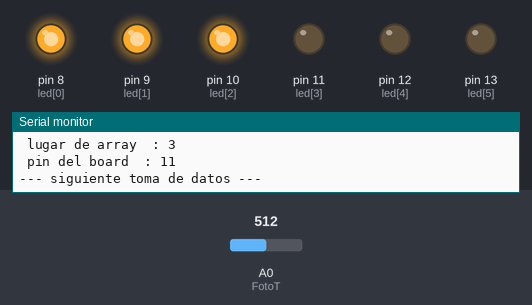
Bench run of a sketch on a simulated Arduino Uno, built with avr-gcc and run on an emulated ATmega328P. On the bench: output pins drawn as LEDs (lit = HIGH), the last lines printed to the serial monitor. The inputs (shaded band) are chosen by the test bench; at power-on: A0 (FotoT) = 512.

Above: at 1.3 s.
1.4 s: A0 (FotoT) set to 523
At 2.5 s:
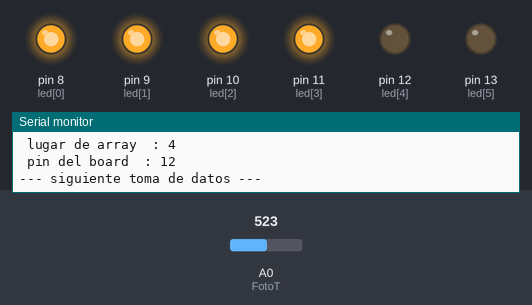
3.2 s: A0 (FotoT) set to 671
6.4 s: A0 (FotoT) set to 691
At 7.3 s:
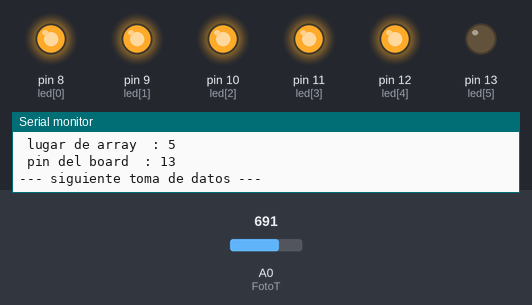
8.3 s: A0 (FotoT) set to 839
11.5 s: A0 (FotoT) set to 873
At 13.2 s:
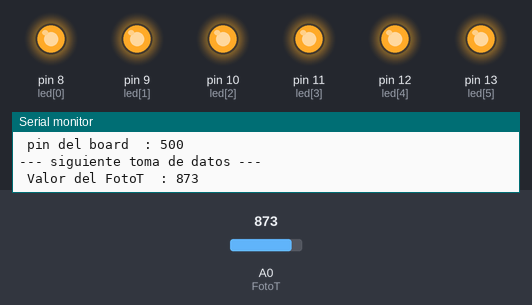
13.5 s: A0 (FotoT) set to 306
At 14.2 s:
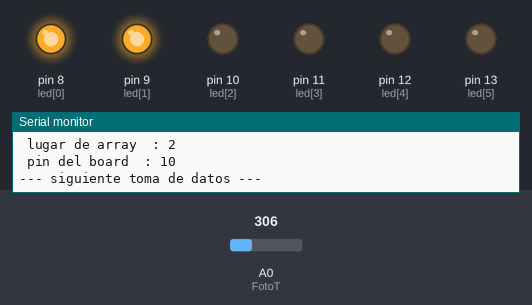
Timing chart, 0 to 16.2 s (numbered marks = the images above; inputs shaded):
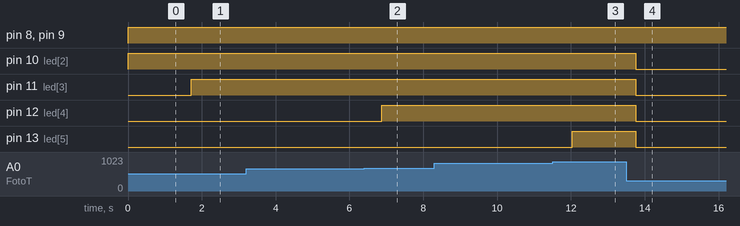

The sketch:

analogRead_06_IR.ino
```cpp
/*                                     +  -                                         +  -
                                       *  *    *  *  *  *  *       *  *  *  *  *    *  *
                                       *  *    *  *  *  *  *       *  *  +-----+    *  *
                                       *  * +----[PWR]-------------------| USB |--+ *  *
                                       *  * |                            +-----+  | *  *
                                       *  * |         GND/RST2  [ ][ ]            | *  *
                                       *  * |       MOSI2/SCK2  [ ][ ]  A5/SCL[ ] | *  *
                                       *  * |          5V/MISO2 [ ][ ]  A4/SDA[ ] | *  *
                                       *  * |                             AREF[ ] | *  *
                                       *  * |                              GND[ ] | *  *
                                       *  * | [ ]N/C                    SCK/13[0] |------------------------\
                                       *  * | [ ]IOREF                 MISO/12[0] |-----------------------\|
                                       *  * | [ ]RST                   MOSI/11[0]~|----------------------\||
                                       *  * | [ ]3V3    +---+               10[0]~|---------------------\|||
                                       0------[0]5v    -| A |-               9[0]~|--------------------\||||
                                       *  * | [ ]GND   -| R |-               8[0] |-------------------\|||||
                                       *  0---[0]GND   -| D |-                    | *  *              ||||||
                                       *  * | [ ]Vin   -| U |-               7[ ] | *  *              ||||||
                                       *  * |          -| I |-               6[ ]~| *  *              ||||||
                /---------------------------| [0]A0    -| N |-               5[ ]~| *  *              ||||||
                |                      *  * | [ ]A1    -| O |-               4[ ] | *  *              ||||||
                |                      *  * | [ ]A2     +---+           INT1/3[ ]~| *  *              ||||||
                |                      *  * | [ ]A3                     INT0/2[ ] | *  *              ||||||
                |                      *  * | [ ]A4/SDA   RST SCK MISO    TX>1[ ] | *  *              ||||||
                |                      *  * | [ ]A5/SCL   [ ] [ ] [ ]     RX<0[ ] | *  *              ||||||
                |                      *  * |             [ ] [ ] [ ]             | *  *              ||||||
                |                      *  * |  UNO_R3     GND MOSI 5V ____________/ *  *              ||||||
                |                      *  * \________________________/              *  *              ||||||
                |                                                                                     ||||||
                |                      *  *    *  *  *  *  *       *  *  *  *  *    *  *              ||||||
                |                      *  *    *  *  *  *  *       *  *  *  *  *    *  *              ||||||
                |                      *  *    *  *  *  *  *       *  *  *  *  *    *  *              ||||||
                |                      *  *    *  *  *  *  *       *  *  *  *  *    *  *              ||||||
                |                      *  *    *  *  *  *  *       *  *  *  *  *    *  *              ||||||
                |                          180 Ohms         IR LED                                    ||||||
                |                      *  0-ww-0  *  *  *  0--|>|--0  *  *  *  0----0  *              ||||||
                |                      *  *    *  *  *  *  *       *  *  *  *  *    *  *              ||||||
                |                          1 kOhm      FotoTransistos                                 ||||||
                |                      *  0-ww-0  *  *  0  0---Y---0  *  *  *  0----0  *              ||||||
                \---------------------------------------/    pin A0                                   ||||||
                                       *  *    *  *  *  *  *       *  *  *  *  *    *  *              ||||||
                                       *  *    *  *  *  *  *       *  *  *  *  *    *  *              ||||||
                                       *  *    *  *  *  *  *       *  *  *  *  *    *  *              ||||||
                                       *  *    *  *  *  *  *       *  *  *  *  *    *  *              ||||||
                                       *  *    *  *  *  *  *       *  *  *  *  *    *  *              ||||||
                                          220 Ohm            Led 1              /--------------------/ ||||| pin 8
                                       *  0-ww-0  *  *  *  0--|>|--0  *  *  *  0    *  *               |||||
                                                                                                       |||||
                                       *  *    *  *  *  *  *       *  *  *  *  *    *  *               |||||
                                          220 Ohm            Led 2              /---------------------/ |||| pin 9
                                       *  0-ww-0  *  *  *  0--|>|--0  *  *  *  0    *  *                ||||
                                                                                                        ||||
                                       *  *    *  *  *  *  *       *  *  *  *  *    *  *                ||||
                                          220 Ohm            Led 3              /----------------------/ ||| pin 10
                                       *  0-ww-0  *  *  *  0--|>|--0  *  *  *  0    *  *                 |||
                                                                                                         |||
                                       *  *    *  *  *  *  *       *  *  *  *  *    *  *                 |||
                                          220 Ohm            Led 4              /-----------------------/ || pin 11
                                       *  0-ww-0  *  *  *  0--|>|--0  *  *  *  0    *  *                  ||
                                                                                                          ||
                                       *  *    *  *  *  *  *       *  *  *  *  *    *  *                  ||
                                          220 Ohm            Led 5              /------------------------/ | pin 12
                                       *  0-ww-0  *  *  *  0--|>|--0  *  *  *  0    *  *                   |
                                                                                                           |
                                       *  *    *  *  *  *  *       *  *  *  *  *    *  *                   |
                                          220 Ohm            Led 6              /-------------------------/  pin 13
                                       *  0-ww-0  *  *  *  0--|>|--0  *  *  *  0    *  *
                                       *  *    *  *  *  *  *       *  *  *  *  *    *  *
                                       *  *    *  *  *  *  *       *  *  *  *  *    *  *
									   *  0    *  *  *  *  *       *  *  *  *  *    *  0
										   \-------------------------------------------/ - GND
									   *  *    *  *  *  *  *       *  *  *  *  *    *  *
						   pin 5v      0  *    *  *  *  *  *       *  *  *  *  *    0  *
										\------------------------------------------/+ 5v

*/
int demora =  500;
int led[] = {8,9,10,11,12,13};
int FotoT = A0;
int pin =  0;
int cantidad_led = 0;
int ingresos_FotoT_a_ADC =0; //0 a 1024 conversos Analogico digital de 10 bit
int parametros_salida =0; //                  0 a 5 volt en 8 bits 0 a 255

void setup()
 {
  for (pin=0;pin<=5; pin++)
  {
    pinMode(led[pin],OUTPUT);
  }
  Serial.begin(9600);
  pinMode(FotoT,INPUT);
}

void loop()
{
  ingresos_FotoT_a_ADC = analogRead (FotoT);
  //                  tengo 6 leds por lo que el valor de 1024 en 6  = 170.66
  cantidad_led = ingresos_FotoT_a_ADC / 171;
  for (pin=0;pin<=5; pin++)
  {
    digitalWrite (led[pin],LOW);
  }


  for (pin=0;pin<=cantidad_led; pin++)
  {
    digitalWrite (led[pin],HIGH);
  }
    Serial.print(" Valor del FotoT  : ");
    Serial.println(ingresos_FotoT_a_ADC);
    Serial.print(" cantidad leds encendidos  : ");
    Serial.println(cantidad_led);
    Serial.print(" lugar de array  : ");
    Serial.println(pin);
    Serial.print(" pin del board  : ");
    Serial.println(led[pin]);
    Serial.println("--- siguiente toma de datos --- ");

  delay(demora);
}
```

Measured:
- the behaviour switches between 512 and 513 on A0 (FotoT) (found by bisection; images 0 and 1)
- the behaviour switches between 683 and 684 on A0 (FotoT) (found by bisection; images 1 and 2)
- the behaviour switches between 854 and 855 on A0 (FotoT) (found by bisection; images 2 and 3)
- after the input at 1.4 s, pin 11 (led[3]): LOW → HIGH after 0.32 s
- after the input at 6.4 s, pin 12 (led[4]): LOW → HIGH after 0.48 s
- after the input at 11.5 s, pin 13 (led[5]): LOW → HIGH after 0.53 s
- after the input at 13.5 s, pin 10 (led[2]), pin 11 (led[3]), pin 12 (led[4]), pin 13 (led[5]): HIGH → LOW after 0.26 s
